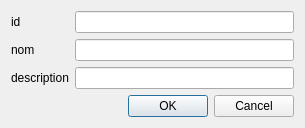
<?xml version="1.0" encoding="UTF-8"?>
<ui version="4.0">
 <class>Dialog</class>
 <widget class="QDialog" name="Dialog">
  <property name="geometry">
   <rect>
    <x>0</x>
    <y>0</y>
    <width>305</width>
    <height>127</height>
   </rect>
  </property>
  <property name="windowTitle">
   <string>Dialog</string>
  </property>
  <layout class="QVBoxLayout" name="verticalLayout">
   <item>
    <layout class="QFormLayout" name="formLayout">
     <item row="1" column="1">
      <widget class="QLineEdit" name="lineEdit_3"/>
     </item>
     <item row="0" column="1">
      <widget class="QLineEdit" name="lineEdit_2"/>
     </item>
     <item row="2" column="1">
      <widget class="QLineEdit" name="lineEdit"/>
     </item>
     <item row="0" column="0">
      <widget class="QLabel" name="label">
       <property name="text">
        <string>id</string>
       </property>
      </widget>
     </item>
     <item row="1" column="0">
      <widget class="QLabel" name="label_2">
       <property name="text">
        <string>nom</string>
       </property>
      </widget>
     </item>
     <item row="2" column="0">
      <widget class="QLabel" name="label_3">
       <property name="text">
        <string>description</string>
       </property>
      </widget>
     </item>
    </layout>
   </item>
   <item>
    <widget class="QDialogButtonBox" name="buttonBox">
     <property name="orientation">
      <enum>Qt::Horizontal</enum>
     </property>
     <property name="standardButtons">
      <set>QDialogButtonBox::Cancel|QDialogButtonBox::Ok</set>
     </property>
    </widget>
   </item>
  </layout>
 </widget>
 <resources/>
 <connections>
  <connection>
   <sender>buttonBox</sender>
   <signal>accepted()</signal>
   <receiver>Dialog</receiver>
   <slot>accept()</slot>
   <hints>
    <hint type="sourcelabel">
     <x>248</x>
     <y>254</y>
    </hint>
    <hint type="destinationlabel">
     <x>157</x>
     <y>274</y>
    </hint>
   </hints>
  </connection>
  <connection>
   <sender>buttonBox</sender>
   <signal>rejected()</signal>
   <receiver>Dialog</receiver>
   <slot>reject()</slot>
   <hints>
    <hint type="sourcelabel">
     <x>316</x>
     <y>260</y>
    </hint>
    <hint type="destinationlabel">
     <x>286</x>
     <y>274</y>
    </hint>
   </hints>
  </connection>
 </connections>
</ui>
